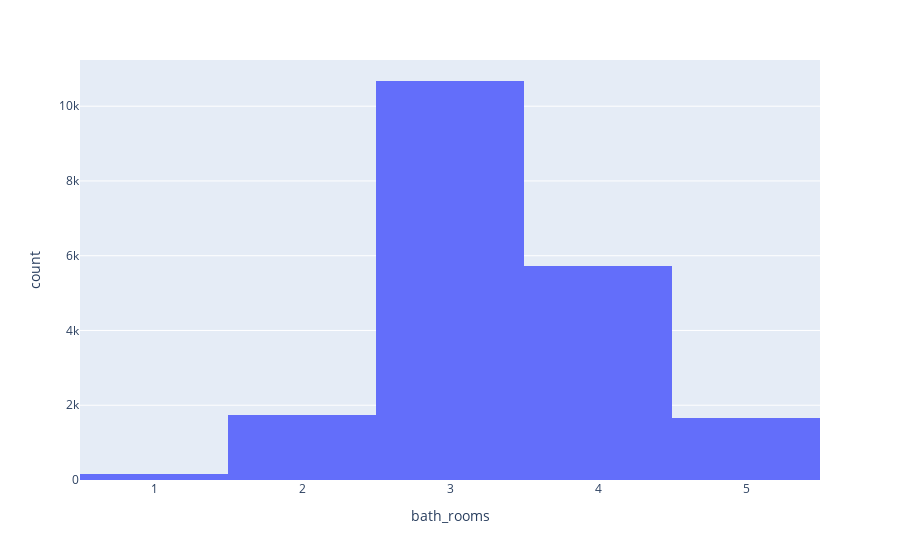

This figure's notebook cell:
### Code cell
distrubition = px.histogram(df, x="bath_rooms")
distrubition

### Figure 1 — Plotly figure (JSON) as saved in the notebook; plotly's stock layout.template omitted (floating-point values rounded to 4 significant figures; data arrays with more than 128 entries replaced by an {"elided": "..."} marker saying what was removed)
{"data": [{"alignmentgroup": "True", "bingroup": "x", "hovertemplate": "bath_rooms=%{x}<br>count=%{y}<extra></extra>", "legendgroup": "", "marker": {"color": "#636efa", "pattern": {"shape": ""}}, "name": "", "offsetgroup": "", "orientation": "v", "showlegend": false, "type": "histogram", "x": {"elided": "19971 int values"}, "xaxis": "x", "yaxis": "y"}], "layout": {"barmode": "relative", "legend": {"tracegroupgap": 0}, "margin": {"t": 60}, "xaxis": {"anchor": "y", "domain": [0, 1], "title": {"text": "bath_rooms"}}, "yaxis": {"anchor": "x", "domain": [0, 1], "title": {"text": "count"}}}}
